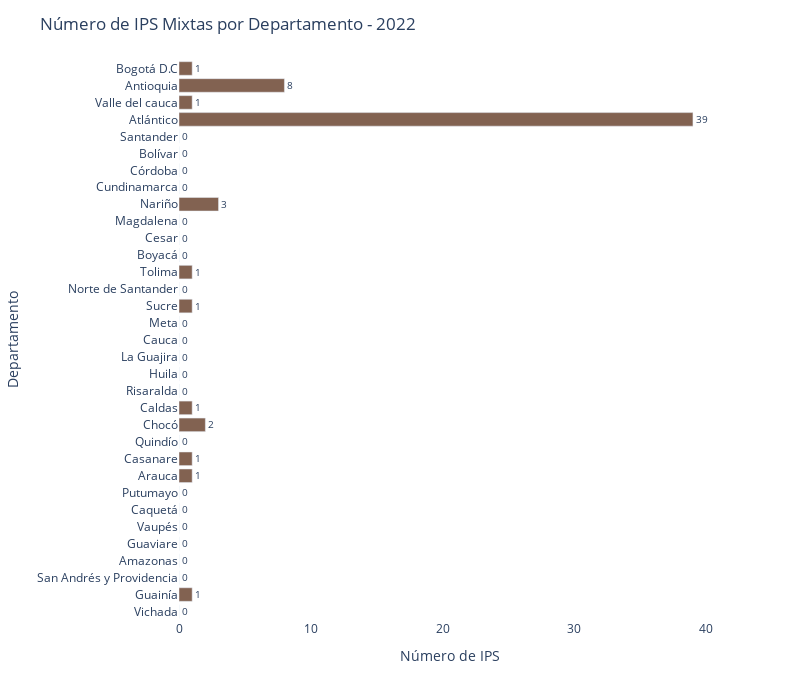

Notebook source saved alongside this figure:
### Code cell
color_palette = {
    'Privada': '#3364C7',
    'Pública': '#8CBCB9',
    'Mixta': '#826251'
}

fig = px.bar(data_frame=df_num_reps_naturaleza[df_num_reps_naturaleza['NaturalezaJuridica'] == 'Mixta'], 
             x='Y2022', 
             y='departamento',
             color='NaturalezaJuridica', 
             orientation='h',
             color_discrete_map=color_palette)

fig.update_xaxes(title_text='Número de IPS')
# fig.update_xaxes(range=[0,3100])
fig.update_yaxes(title_text='Departamento')
fig.update_layout(title='Número de IPS Mixtas por Departamento - 2022')



# color_sequence = ['#3364C7' for i in departamentos]
# fig.update_traces(marker=dict(color=color_sequence))

fig.update_traces(text=df_num_reps_naturaleza[df_num_reps_naturaleza['NaturalezaJuridica'] == 'Mixta']['Y2022'], textposition='outside')

# fig.update_layout(legend_title_text='Legends', legend=dict(title=dict(text='Naturaleza Jurídica')))

fig.update_traces(showlegend=False)

fig.update_layout(plot_bgcolor='rgba(0,0,0,0)')

fig.update_layout(width=800, height=700)

### Figure 1 — Plotly figure (JSON) as saved in the notebook; plotly's stock layout.template omitted (floating-point values rounded to 4 significant figures)
{"data": [{"alignmentgroup": "True", "hovertemplate": "NaturalezaJuridica=Mixta<br>Y2022=%{x}<br>departamento=%{y}<extra></extra>", "legendgroup": "Mixta", "marker": {"color": "#826251", "pattern": {"shape": ""}}, "name": "Mixta", "offsetgroup": "Mixta", "orientation": "h", "showlegend": false, "text": [0, 1, 0, 0, 0, 0, 0, 0, 1, 1, 0, 2, 1, 0, 0, 0, 0, 0, 1, 0, 1, 0, 0, 0, 3, 0, 0, 0, 0, 39, 1, 8, 1], "textposition": "outside", "type": "bar", "x": [0, 1, 0, 0, 0, 0, 0, 0, 1, 1, 0, 2, 1, 0, 0, 0, 0, 0, 1, 0, 1, 0, 0, 0, 3, 0, 0, 0, 0, 39, 1, 8, 1], "xaxis": "x", "y": ["Vichada", "Guainía", "San Andrés y Providencia", "Amazonas", "Guaviare", "Vaupés", "Caquetá", "Putumayo", "Arauca", "Casanare", "Quindío", "Chocó", "Caldas", "Risaralda", "Huila", "La Guajira", "Cauca", "Meta", "Sucre", "Norte de Santander", "Tolima", "Boyacá", "Cesar", "Magdalena", "Nariño", "Cundinamarca", "Córdoba", "Bolívar", "Santander", "Atlántico", "Valle del cauca", "Antioquia", "Bogotá D.C"], "yaxis": "y"}], "layout": {"barmode": "relative", "height": 700, "legend": {"title": {"text": "NaturalezaJuridica"}, "tracegroupgap": 0}, "margin": {"t": 60}, "plot_bgcolor": "rgba(0,0,0,0)", "title": {"text": "Número de IPS Mixtas por Departamento - 2022"}, "width": 800, "xaxis": {"anchor": "y", "domain": [0, 1], "title": {"text": "Número de IPS"}}, "yaxis": {"anchor": "x", "domain": [0, 1], "title": {"text": "Departamento"}}}}
